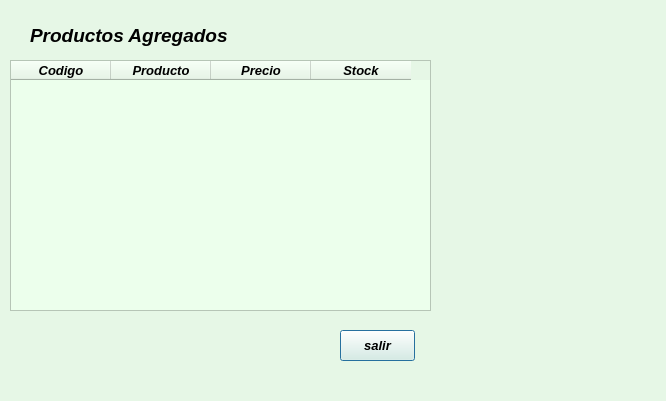
<?xml version="1.0" encoding="UTF-8"?>
<ui version="4.0">
 <class>mostrar</class>
 <widget class="QDialog" name="mostrar">
  <property name="geometry">
   <rect>
    <x>0</x>
    <y>0</y>
    <width>666</width>
    <height>401</height>
   </rect>
  </property>
  <property name="windowTitle">
   <string>Dialog</string>
  </property>
  <property name="styleSheet">
   <string notr="true">background-color: #E6F7E6;
</string>
  </property>
  <widget class="QTableWidget" name="tablaProductos">
   <property name="geometry">
    <rect>
     <x>10</x>
     <y>60</y>
     <width>421</width>
     <height>251</height>
    </rect>
   </property>
   <property name="styleSheet">
    <string notr="true">QTableWidget {
    background-color: #ecffec;
    alternate-background-color: #d6f5d6;
}
</string>
   </property>
   <column>
    <property name="text">
     <string>Codigo</string>
    </property>
    <property name="font">
     <font>
      <pointsize>10</pointsize>
      <italic>true</italic>
      <bold>true</bold>
     </font>
    </property>
   </column>
   <column>
    <property name="text">
     <string>Producto</string>
    </property>
    <property name="font">
     <font>
      <pointsize>10</pointsize>
      <italic>true</italic>
      <bold>true</bold>
     </font>
    </property>
   </column>
   <column>
    <property name="text">
     <string>Precio</string>
    </property>
    <property name="font">
     <font>
      <pointsize>10</pointsize>
      <italic>true</italic>
      <bold>true</bold>
     </font>
    </property>
   </column>
   <column>
    <property name="text">
     <string>Stock</string>
    </property>
    <property name="font">
     <font>
      <pointsize>10</pointsize>
      <italic>true</italic>
      <bold>true</bold>
     </font>
    </property>
   </column>
  </widget>
  <widget class="QLabel" name="label">
   <property name="geometry">
    <rect>
     <x>30</x>
     <y>20</y>
     <width>221</width>
     <height>31</height>
    </rect>
   </property>
   <property name="font">
    <font>
     <pointsize>14</pointsize>
     <italic>true</italic>
     <bold>true</bold>
    </font>
   </property>
   <property name="text">
    <string>Productos Agregados</string>
   </property>
  </widget>
  <widget class="QPushButton" name="salir">
   <property name="geometry">
    <rect>
     <x>340</x>
     <y>330</y>
     <width>75</width>
     <height>31</height>
    </rect>
   </property>
   <property name="font">
    <font>
     <pointsize>10</pointsize>
     <italic>true</italic>
     <bold>true</bold>
    </font>
   </property>
   <property name="styleSheet">
    <string notr="true">color: rgb(0, 0, 0)</string>
   </property>
   <property name="text">
    <string>salir</string>
   </property>
  </widget>
  <widget class="QLabel" name="label_2">
   <property name="geometry">
    <rect>
     <x>440</x>
     <y>40</y>
     <width>211</width>
     <height>271</height>
    </rect>
   </property>
   <property name="text">
    <string/>
   </property>
   <property name="pixmap">
    <pixmap resource="iimagen.qrc">:/imagen/lorito.png</pixmap>
   </property>
   <property name="scaledContents">
    <bool>true</bool>
   </property>
  </widget>
 </widget>
 <resources>
  <include location="iimagen.qrc"/>
 </resources>
 <connections/>
</ui>
